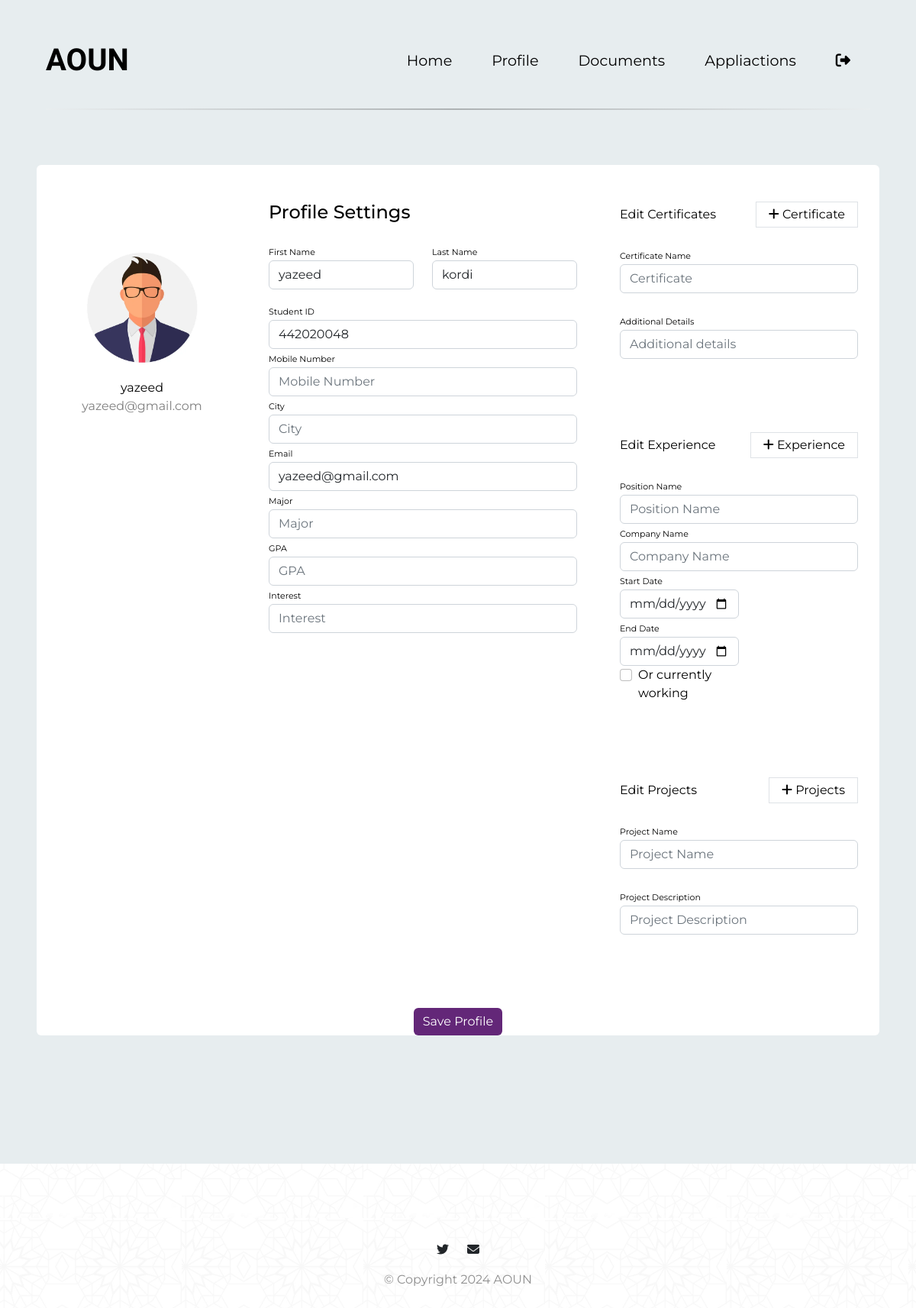
The page /profile (signed in) on the database its author committed.
### flaskapp/flaskapp/models.py (models this page shows)
class Student(db.Model):
    StudentID = db.Column(db.Integer, primary_key=True)
    StFName = db.Column(db.String(100), nullable=False)
    StLName = db.Column(db.String(100), nullable=False)
    StEmail = db.Column(db.String(100), unique=True, nullable=False)
    StPhNum = db.Column(db.String(15), nullable=True)
    StCity = db.Column(db.String(50), nullable=True)
    GPA = db.Column(db.Float, nullable=True)
    StPic = db.Column(db.String(200), nullable=True, default='default.jpg')
    Major = db.Column(db.String(50), nullable=True)
    Interest = db.Column(db.String(100), nullable=True)
    StPassword = db.Column(db.String(100), nullable=False)
    faculty_id = db.Column(db.Integer, db.ForeignKey('faculty.FacID'), nullable=True)
    faculty = db.relationship('Faculty', backref='students')
    certificates = db.relationship('Certificate', backref='student', lazy=True)
    projects = db.relationship('Project', backref='student', lazy=True)
    experiences = db.relationship('Experience', backref='student_experiences', lazy=True)
    applications = db.relationship('Apply', backref='applied_student', lazy=True)  # Match the renamed backref

### flaskapp/flaskapp/app.py (the view)
@app.route('/profile')
def profile():
    student_id = session.get('student').get('StudentID')
    student = Student.query.filter_by(StudentID=student_id).first()
    if not student:
        flash('Student not found.')
        return redirect(url_for('HomePage_student'))
    certificates = Certificate.query.filter_by(student_id=student_id).all()
    experiences = Experience.query.filter_by(student_id=student_id).all()
    projects = Project.query.filter_by(student_id=student_id).all()
    return render_template('student/profile.html', student=student, certificates=certificates, experiences=experiences, projects=projects)

### flaskapp/flaskapp/templates/student/profile.html (shortened to what this page needs)
<!DOCTYPE html>
<html>
<head>
  <link rel="stylesheet" href="https://cdn.jsdelivr.net/npm/bootstrap@5.2.0/dist/css/bootstrap.min.css">
  <link rel="stylesheet" href="{{ url_for('static', filename='css/main.css') }}">
  <link rel="stylesheet" href="{{ url_for('static', filename='css/student/stu_profile.css') }}">
</head>
<body>
  <section id="title">
    <div class="container-fluid">
      <nav class="navbar navbar-expand-lg navbar-dark ">
        <a class="navbar-brand" href="{{ url_for('HomePage') }}">AOUN</a>
        <div class="collapse navbar-collapse" id="navbarTogglerDemo02">
          <ul class="navbar-nav ms-auto">
            <li class="nav-item">
              <a class="nav-link" href="{{ url_for('HomePage_student') }}">Home</a>
            </li>
            <li class="nav-item">
              <a class="nav-link" href="{{ url_for('profile') }}">Profile</a>
            </li>
            <li class="nav-item">
              <a class="nav-link" href="{{ url_for('doucment') }}">Documents</a>
            </li>
            <li class="nav-item">
              <a class="nav-link" href="{{ url_for('appliaction') }}">Appliactions</a>
            </li>
            <li class="nav-item">
                <a class="nav-link" href="{{ url_for('logout') }}"><i class="fa-solid fa-right-from-bracket" style="color: #000000;"></i>
                </a>
              </li>
          </ul>
        </div>
      </nav>
      <hr class="styled-hr">
      <div class="row">
        <div class="container rounded bg-white mt-5 mb-5">
          <form method="POST" action="{{ url_for('update_profile') }}">
            <div class="row">
              <div class="col-md-3 border-right">
                <div class="d-flex flex-column align-items-center text-center p-3 py-5">
                  <img class="rounded-circle mt-5" width="150px" src="{{ url_for('static', filename='images/' + student.StPic) }}">
                  <span class="font-weight-bold">{{ student.StFName }}</span>
                  <span class="text-black-50">{{ student.StEmail }}</span>
                </div>
              </div>
              <div class="col-md-5 border-right">
                <div class="p-3 py-5">
                  <div class="d-flex justify-content-between align-items-center mb-3">
                    <h4 class="text-right">Profile Settings</h4>
                  </div>
                  <div class="row mt-2">
                    <div class="col-md-6">
                      <label class="labels">First Name</label>
                      <input type="text" name="StFName" class="form-control" placeholder="First Name" value="{{ student.StFName or '' }}" required>
                    </div>
                    <div class="col-md-6">
                      <label class="labels">Last Name</label>
                      <input type="text" name="StLName" class="form-control" placeholder="Last Name" value="{{ student.StLName or '' }}" required>
                    </div>
                  </div>
                  <div class="row mt-3">
                    <div class="col-md-12">
                      <label class="labels">Student ID</label>
                      <input type="text" name="StudentID" class="form-control" placeholder="Student ID" value="{{ student.StudentID or '' }}" readonly>
                    </div>
                    <div class="col-md-12">
                      <label class="labels">Mobile Number</label>
                      <input type="text" name="StPhNum" class="form-control" placeholder="Mobile Number" value="{{ student.StPhNum or '' }}">
                    </div>
                    <div class="col-md-12">
                      <label class="labels">City</label>
                      <input type="text" name="StCity" class="form-control" placeholder="City" value="{{ student.StCity or '' }}">
                    </div>
                    <div class="col-md-12">
                      <label class="labels">Email</label>
                      <input type="email" name="StEmail" class="form-control" placeholder="Email" value="{{ student.StEmail or '' }}" required>
                    </div>
                    <div class="col-md-12">
                      <label class="labels">Major</label>
                      <input type="text" name="Major" class="form-control" placeholder="Major" value="{{ student.Major or '' }}">
                    </div>
                    <div class="col-md-12">
                      <label class="labels">GPA</label>
                      <input type="text" name="GPA" class="form-control" placeholder="GPA" value="{{ student.GPA or '' }}">
                    </div>
                    <div class="col-md-12">
                      <label class="labels">Interest</label>
                      <input type="text" name="Interest" class="form-control" placeholder="Interest" value="{{ student.Interest or '' }}">
                    </div>
                  </div>
                </div>
              </div>
              <div class="col-md-4">
                <div class="p-3 py-5">
                  <div class="d-flex justify-content-between align-items-center experience">
                    <span>Edit Certificates</span>
                    <span class="border px-3 p-1 add-experience">
                      <i class="fa fa-plus"></i>&nbsp;Certificate
                    </span>
                  </div>
                  <br>
                  <div class="col-md-12">
                    <label class="labels">Certificate Name</label>
                    <input type="text" name="StuCert" class="form-control" placeholder="Certificate" value="">
                  </div>
                  <br>
                  <div class="col-md-12">
                    <label class="labels">Additional Details</label>
                    <input type="text" name="CertDet" class="form-control" placeholder="Additional details" value="">
                  </div>
                </div>
                <div class="p-3 py-5">
                  <div class="d-flex justify-content-between align-items-center experience">
                    <span>Edit Experience</span>
                    <span class="border px-3 p-1 add-experience">
                      <i class="fa fa-plus"></i>&nbsp;Experience
                    </span>
                  </div>
                  <br>
                  <div class="col-md-12">
                    <label class="labels">Position Name</label>
                    <input type="text" name="PositionName" class="form-control" placeholder="Position Name" value="">
                  </div>
                  <div class="col-md-12">
                    <label class="labels">Company Name</label>
                    <input type="text" name="CompanyName" class="form-control" placeholder="Company Name" value="">
                  </div>
                  <div class="col-md-6">
                    <label class="labels">Start Date</label>
                    <input type="date" name="StartDate" class="form-control" placeholder="Start Date" value="">
                  </div>
                  <div class="col-md-6">
                    <label class="labels">End Date</label>
                    <input type="date" name="EndDate" class="form-control" placeholder="End Date" value="">
                  </div>
                  <div class="col-md-6">
                    <div class="form-check">
                      <label class="form-check-label" for="currentlyWorking">Or currently working</label>
                      <input type="checkbox" name="currentlyWorking" class="form-check-input" id="currentlyWorking">
                    </div>
                  </div>
                </div>
                <div class="p-3 py-5">
                  <div class="d-flex justify-content-between align-items-center experience">
                    <span>Edit Projects</span>
                    <span class="border px-3 p-1 add-project">
                      <i class="fa fa-plus"></i>&nbsp;Projects
                    </span>
                  </div>
                  <br>
                  <div class="col-md-12">
                    <label class="labels">Project Name</label>
                    <input type="text" name="ProjectName" class="form-control" placeholder="Project Name" value="">
                  </div>
                  <br>
                  <div class="col-md-12">
                    <label class="labels">Project Description</label>
                    <input type="text" name="ProjectDescription" class="form-control" placeholder="Project Description" value="">
                  </div>
                </div>
              </div>
              <div class="mt-5 text-center">
                <button class="btn btn-primary profile-button" type="submit">Save Profile</button>
              </div>
            </div>
          </form>
        </div>
      </div>
    </div>
  </section>
  <footer id="footer">
    <i class="soical-icon fa-brands fa-twitter"></i>
    <i class="soical-icon fa-solid fa-envelope"></i>
    <p>© Copyright 2024 AOUN</p>
  </footer>
</body>
</html>

### flaskapp/flaskapp/static/css/main.css (style rules this page uses)
body { font-family: "Montserrat"; background-image: url(images/login-bg.png); }
#title { background-color: #e7edef; color: #000000; }
p { color: #8f8f8f; }
.container-fluid { padding: 3% 5% 10%; }
.navbar-brand { font-family: "Ubuntu"; font-size: 2.5rem; font-weight: bold; color: #000000; }
.nav-item { padding: 0 18px; }
.nav-link { font-size: 1.2rem; font-family: "Montserrat"; color: #000000; }
.styled-hr { border: 0; height: 2px; background-image: linear-gradient(to right, #f0f0f0, #000000, #f0f0f0); margin: 20px 0; }
#footer { padding: 7% 15%; text-align:center; }
.soical-icon { margin: 20px 10px; }

### flaskapp/flaskapp/static/css/student/stu_profile.css (style rules this page uses)
.profile-button { background: rgb(99, 39, 120); box-shadow: none; border: none }
.labels { font-size: 11px }

### rows shown on the page
Student: StPic (placeholder picture), StFName "yazeed", StEmail "yazeed@gmail.com", StLName "kordi", StudentID "442020048"
